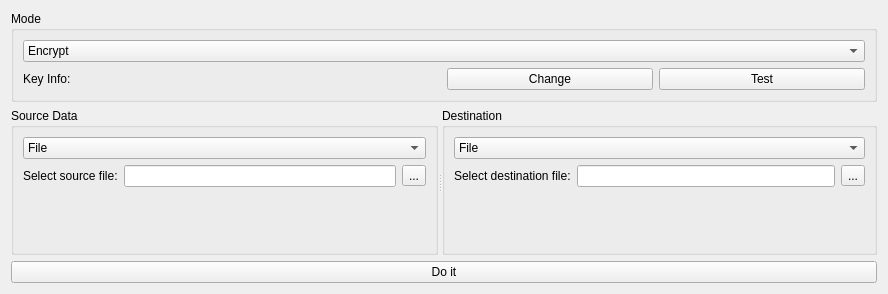
<?xml version="1.0" encoding="UTF-8"?>
<ui version="4.0">
 <class>CryptoTransforms</class>
 <widget class="QWidget" name="CryptoTransforms">
  <property name="geometry">
   <rect>
    <x>0</x>
    <y>0</y>
    <width>888</width>
    <height>270</height>
   </rect>
  </property>
  <property name="sizePolicy">
   <sizepolicy hsizetype="Preferred" vsizetype="Preferred">
    <horstretch>0</horstretch>
    <verstretch>1</verstretch>
   </sizepolicy>
  </property>
  <property name="windowTitle">
   <string>Cryptographic Transformations</string>
  </property>
  <property name="windowIcon">
   <iconset resource="../../presentation/grypto_ui.qrc">
    <normaloff>:/grypto/icons/main.png</normaloff>:/grypto/icons/main.png</iconset>
  </property>
  <layout class="QVBoxLayout" name="verticalLayout">
   <item>
    <widget class="QGroupBox" name="gb_mode">
     <property name="title">
      <string>Mode</string>
     </property>
     <layout class="QVBoxLayout" name="verticalLayout_7">
      <item>
       <widget class="QComboBox" name="cb_mode">
        <property name="whatsThis">
         <string>&lt;html&gt;&lt;head/&gt;&lt;body&gt;&lt;p&gt;&lt;span style=&quot; font-size:10pt;&quot;&gt;Changes the mode of cryptographic transformation. You can encrypt/decrypt data, compute a hash, or do a simple pass-through tranformation, which is useful for converting strings or files to base64, for example.&lt;/span&gt;&lt;/p&gt;&lt;/body&gt;&lt;/html&gt;</string>
        </property>
        <item>
         <property name="text">
          <string>Encrypt</string>
         </property>
        </item>
        <item>
         <property name="text">
          <string>Decrypt</string>
         </property>
        </item>
        <item>
         <property name="text">
          <string>Hash</string>
         </property>
        </item>
        <item>
         <property name="text">
          <string>Pass-Through</string>
         </property>
        </item>
       </widget>
      </item>
      <item>
       <widget class="QStackedWidget" name="sw_mode">
        <property name="currentIndex">
         <number>0</number>
        </property>
        <widget class="QWidget" name="page_passwordDetails">
         <layout class="QHBoxLayout" name="horizontalLayout_3">
          <property name="leftMargin">
           <number>0</number>
          </property>
          <property name="topMargin">
           <number>0</number>
          </property>
          <property name="rightMargin">
           <number>0</number>
          </property>
          <property name="bottomMargin">
           <number>0</number>
          </property>
          <item>
           <widget class="QLabel" name="label_3">
            <property name="text">
             <string>Key Info:</string>
            </property>
           </widget>
          </item>
          <item>
           <widget class="QLabel" name="lbl_keyStatus">
            <property name="whatsThis">
             <string>&lt;html&gt;&lt;head/&gt;&lt;body&gt;&lt;p&gt;&lt;span style=&quot; font-size:10pt;&quot;&gt;Shows the status of the user's credentials. You need to give it key information if you're going to encrypt or decrypt.&lt;/span&gt;&lt;/p&gt;&lt;/body&gt;&lt;/html&gt;</string>
            </property>
            <property name="text">
             <string/>
            </property>
           </widget>
          </item>
          <item>
           <widget class="QPushButton" name="btn_changePassword">
            <property name="toolTip">
             <string>Change the password used to encrypt or decrypt.</string>
            </property>
            <property name="whatsThis">
             <string>&lt;html&gt;&lt;head/&gt;&lt;body&gt;&lt;p&gt;&lt;span style=&quot; font-size:10pt;&quot;&gt;Change the credentials used to encrypt/decrypt&lt;/span&gt;&lt;/p&gt;&lt;/body&gt;&lt;/html&gt;</string>
            </property>
            <property name="text">
             <string>Change</string>
            </property>
           </widget>
          </item>
          <item>
           <widget class="QPushButton" name="btn_testPassword">
            <property name="toolTip">
             <string>Guess the password that is currently set.</string>
            </property>
            <property name="whatsThis">
             <string>&lt;html&gt;&lt;head/&gt;&lt;body&gt;&lt;p&gt;&lt;span style=&quot; font-size:10pt;&quot;&gt;Check what the current credentials are by inputting them again. This application doesn't store the password used to generate the encryption key, so it can't just show it to you.&lt;/span&gt;&lt;/p&gt;&lt;/body&gt;&lt;/html&gt;</string>
            </property>
            <property name="text">
             <string>Test</string>
            </property>
           </widget>
          </item>
         </layout>
        </widget>
        <widget class="QWidget" name="page_hashSelection">
         <layout class="QFormLayout" name="formLayout_3">
          <property name="fieldGrowthPolicy">
           <enum>QFormLayout::AllNonFixedFieldsGrow</enum>
          </property>
          <property name="leftMargin">
           <number>0</number>
          </property>
          <property name="topMargin">
           <number>0</number>
          </property>
          <property name="rightMargin">
           <number>0</number>
          </property>
          <property name="bottomMargin">
           <number>0</number>
          </property>
          <item row="0" column="0">
           <widget class="QLabel" name="label_6">
            <property name="text">
             <string>Hash Type:</string>
            </property>
           </widget>
          </item>
          <item row="0" column="1">
           <widget class="QComboBox" name="cb_hashType">
            <property name="whatsThis">
             <string>&lt;html&gt;&lt;head/&gt;&lt;body&gt;&lt;p&gt;&lt;span style=&quot; font-size:10pt;&quot;&gt;Select the hash algorithm to use&lt;/span&gt;&lt;/p&gt;&lt;/body&gt;&lt;/html&gt;</string>
            </property>
           </widget>
          </item>
         </layout>
        </widget>
       </widget>
      </item>
     </layout>
    </widget>
   </item>
   <item>
    <widget class="QSplitter" name="splitter">
     <property name="sizePolicy">
      <sizepolicy hsizetype="Expanding" vsizetype="Preferred">
       <horstretch>0</horstretch>
       <verstretch>1</verstretch>
      </sizepolicy>
     </property>
     <property name="orientation">
      <enum>Qt::Horizontal</enum>
     </property>
     <widget class="QGroupBox" name="gb_source">
      <property name="sizePolicy">
       <sizepolicy hsizetype="Preferred" vsizetype="Preferred">
        <horstretch>0</horstretch>
        <verstretch>1</verstretch>
       </sizepolicy>
      </property>
      <property name="whatsThis">
       <string>&lt;html&gt;&lt;head/&gt;&lt;body&gt;&lt;p&gt;&lt;span style=&quot; font-size:10pt;&quot;&gt;The source data can be a file or a unicode string, in which case you must select the correct format (hex, base-64 or UTF-8/ASCII)&lt;/span&gt;&lt;/p&gt;&lt;/body&gt;&lt;/html&gt;</string>
      </property>
      <property name="title">
       <string>Source Data</string>
      </property>
      <layout class="QVBoxLayout" name="verticalLayout_2">
       <item>
        <widget class="QComboBox" name="cb_source">
         <property name="toolTip">
          <string>Source device</string>
         </property>
         <item>
          <property name="text">
           <string>File</string>
          </property>
         </item>
         <item>
          <property name="text">
           <string>String</string>
          </property>
         </item>
        </widget>
       </item>
       <item>
        <widget class="QStackedWidget" name="sw_source">
         <property name="currentIndex">
          <number>0</number>
         </property>
         <widget class="QWidget" name="page">
          <layout class="QGridLayout" name="gridLayout_2">
           <property name="leftMargin">
            <number>0</number>
           </property>
           <property name="topMargin">
            <number>0</number>
           </property>
           <property name="rightMargin">
            <number>0</number>
           </property>
           <property name="bottomMargin">
            <number>0</number>
           </property>
           <item row="0" column="1">
            <widget class="QLineEdit" name="le_src"/>
           </item>
           <item row="0" column="2">
            <widget class="QToolButton" name="toolButton_2">
             <property name="text">
              <string>...</string>
             </property>
            </widget>
           </item>
           <item row="0" column="0">
            <widget class="QLabel" name="label_2">
             <property name="sizePolicy">
              <sizepolicy hsizetype="Preferred" vsizetype="Fixed">
               <horstretch>0</horstretch>
               <verstretch>0</verstretch>
              </sizepolicy>
             </property>
             <property name="text">
              <string>Select source file:</string>
             </property>
            </widget>
           </item>
           <item row="1" column="0" colspan="3">
            <spacer name="verticalSpacer_2">
             <property name="orientation">
              <enum>Qt::Vertical</enum>
             </property>
             <property name="sizeHint" stdset="0">
              <size>
               <width>20</width>
               <height>40</height>
              </size>
             </property>
            </spacer>
           </item>
          </layout>
         </widget>
         <widget class="QWidget" name="page_2">
          <layout class="QFormLayout" name="formLayout_2">
           <property name="leftMargin">
            <number>0</number>
           </property>
           <property name="topMargin">
            <number>0</number>
           </property>
           <property name="rightMargin">
            <number>0</number>
           </property>
           <property name="bottomMargin">
            <number>0</number>
           </property>
           <item row="1" column="0" colspan="2">
            <widget class="QPlainTextEdit" name="te_src">
             <property name="sizePolicy">
              <sizepolicy hsizetype="Expanding" vsizetype="Expanding">
               <horstretch>0</horstretch>
               <verstretch>1</verstretch>
              </sizepolicy>
             </property>
             <property name="minimumSize">
              <size>
               <width>0</width>
               <height>50</height>
              </size>
             </property>
             <property name="toolTip">
              <string>Input text</string>
             </property>
            </widget>
           </item>
           <item row="0" column="0">
            <widget class="QLabel" name="label_5">
             <property name="text">
              <string>Select Encoding:</string>
             </property>
            </widget>
           </item>
           <item row="0" column="1">
            <widget class="QComboBox" name="cb_sourceEncoding">
             <property name="toolTip">
              <string>&lt;html&gt;&lt;head/&gt;&lt;body&gt;&lt;p&gt;The encoding determines how the input text will be interpreted.&lt;/p&gt;&lt;p&gt;UTF-8/ASCII - Regular text like what you see here.&lt;/p&gt;&lt;p&gt;Hex - Each nibble (4 bytes) must be represented by the ASCII characters 0-9 and a-f (case insensitive).&lt;/p&gt;&lt;p&gt;Base 64 - The input is in base 64 notation.&lt;/p&gt;&lt;/body&gt;&lt;/html&gt;</string>
             </property>
             <property name="currentIndex">
              <number>2</number>
             </property>
             <item>
              <property name="text">
               <string>Hex</string>
              </property>
             </item>
             <item>
              <property name="text">
               <string>Base 64</string>
              </property>
             </item>
             <item>
              <property name="text">
               <string>UTF-8 / ASCII</string>
              </property>
             </item>
            </widget>
           </item>
          </layout>
         </widget>
        </widget>
       </item>
      </layout>
     </widget>
     <widget class="QGroupBox" name="gb_dest">
      <property name="sizePolicy">
       <sizepolicy hsizetype="Preferred" vsizetype="Preferred">
        <horstretch>0</horstretch>
        <verstretch>1</verstretch>
       </sizepolicy>
      </property>
      <property name="whatsThis">
       <string>&lt;html&gt;&lt;head/&gt;&lt;body&gt;&lt;p&gt;&lt;span style=&quot; font-size:10pt;&quot;&gt;The destination is where the transformed data will be put. It can be a file or a string, in which case you can adjust the format to hex, base-64 or UTF-8/ASCII.&lt;/span&gt;&lt;/p&gt;&lt;/body&gt;&lt;/html&gt;</string>
      </property>
      <property name="title">
       <string>Destination</string>
      </property>
      <layout class="QVBoxLayout" name="verticalLayout_3">
       <item>
        <widget class="QComboBox" name="cb_dest">
         <property name="toolTip">
          <string>Destination device</string>
         </property>
         <item>
          <property name="text">
           <string>File</string>
          </property>
         </item>
         <item>
          <property name="text">
           <string>String</string>
          </property>
         </item>
        </widget>
       </item>
       <item>
        <widget class="QStackedWidget" name="sw_dest">
         <property name="currentIndex">
          <number>0</number>
         </property>
         <widget class="QWidget" name="page_3">
          <layout class="QGridLayout" name="gridLayout">
           <property name="leftMargin">
            <number>0</number>
           </property>
           <property name="topMargin">
            <number>0</number>
           </property>
           <property name="rightMargin">
            <number>0</number>
           </property>
           <property name="bottomMargin">
            <number>0</number>
           </property>
           <item row="0" column="0">
            <widget class="QLabel" name="label">
             <property name="sizePolicy">
              <sizepolicy hsizetype="Preferred" vsizetype="Fixed">
               <horstretch>0</horstretch>
               <verstretch>0</verstretch>
              </sizepolicy>
             </property>
             <property name="text">
              <string>Select destination file:</string>
             </property>
            </widget>
           </item>
           <item row="0" column="1">
            <widget class="QLineEdit" name="le_dest"/>
           </item>
           <item row="0" column="2">
            <widget class="QToolButton" name="toolButton">
             <property name="text">
              <string>...</string>
             </property>
            </widget>
           </item>
           <item row="1" column="0" colspan="3">
            <spacer name="verticalSpacer">
             <property name="orientation">
              <enum>Qt::Vertical</enum>
             </property>
             <property name="sizeHint" stdset="0">
              <size>
               <width>20</width>
               <height>40</height>
              </size>
             </property>
            </spacer>
           </item>
          </layout>
         </widget>
         <widget class="QWidget" name="page_4">
          <layout class="QFormLayout" name="formLayout">
           <property name="leftMargin">
            <number>0</number>
           </property>
           <property name="topMargin">
            <number>0</number>
           </property>
           <property name="rightMargin">
            <number>0</number>
           </property>
           <property name="bottomMargin">
            <number>0</number>
           </property>
           <item row="1" column="0" colspan="2">
            <widget class="QTextBrowser" name="te_dest">
             <property name="sizePolicy">
              <sizepolicy hsizetype="Expanding" vsizetype="MinimumExpanding">
               <horstretch>0</horstretch>
               <verstretch>1</verstretch>
              </sizepolicy>
             </property>
             <property name="minimumSize">
              <size>
               <width>0</width>
               <height>50</height>
              </size>
             </property>
             <property name="toolTip">
              <string>Output data</string>
             </property>
             <property name="textInteractionFlags">
              <set>Qt::TextSelectableByKeyboard|Qt::TextSelectableByMouse</set>
             </property>
            </widget>
           </item>
           <item row="0" column="1">
            <widget class="QComboBox" name="cb_destEncoding">
             <property name="toolTip">
              <string>&lt;html&gt;&lt;head/&gt;&lt;body&gt;&lt;p&gt;The encoding determines how the transformed data will be shown.&lt;/p&gt;&lt;p&gt;Hex - Each nibble (4 bytes) will be printed with the ASCII characters 0-9 and a-f.&lt;/p&gt;&lt;p&gt;Base 64 - Converts the binary data to base 64 representation.&lt;/p&gt;&lt;/body&gt;&lt;/html&gt;</string>
             </property>
             <item>
              <property name="text">
               <string>Hex</string>
              </property>
             </item>
             <item>
              <property name="text">
               <string>Base 64</string>
              </property>
             </item>
             <item>
              <property name="text">
               <string>UTF-8 / ASCII</string>
              </property>
             </item>
            </widget>
           </item>
           <item row="0" column="0">
            <widget class="QLabel" name="label_4">
             <property name="text">
              <string>Select Encoding:</string>
             </property>
            </widget>
           </item>
          </layout>
         </widget>
        </widget>
       </item>
      </layout>
     </widget>
    </widget>
   </item>
   <item>
    <widget class="QPushButton" name="pushButton">
     <property name="toolTip">
      <string>Start operation</string>
     </property>
     <property name="whatsThis">
      <string>&lt;html&gt;&lt;head/&gt;&lt;body&gt;&lt;p&gt;&lt;span style=&quot; font-size:10pt;&quot;&gt;Triggers the cryptographic transformation from the source to the dest. Depending on the operation it may be cancellable.&lt;/span&gt;&lt;/p&gt;&lt;/body&gt;&lt;/html&gt;</string>
     </property>
     <property name="text">
      <string>Do it</string>
     </property>
    </widget>
   </item>
  </layout>
 </widget>
 <resources>
  <include location="../../presentation/grypto_ui.qrc"/>
 </resources>
 <connections>
  <connection>
   <sender>cb_source</sender>
   <signal>currentIndexChanged(int)</signal>
   <receiver>sw_source</receiver>
   <slot>setCurrentIndex(int)</slot>
   <hints>
    <hint type="sourcelabel">
     <x>90</x>
     <y>169</y>
    </hint>
    <hint type="destinationlabel">
     <x>81</x>
     <y>210</y>
    </hint>
   </hints>
  </connection>
  <connection>
   <sender>cb_dest</sender>
   <signal>currentIndexChanged(int)</signal>
   <receiver>sw_dest</receiver>
   <slot>setCurrentIndex(int)</slot>
   <hints>
    <hint type="sourcelabel">
     <x>174</x>
     <y>384</y>
    </hint>
    <hint type="destinationlabel">
     <x>180</x>
     <y>404</y>
    </hint>
   </hints>
  </connection>
  <connection>
   <sender>pushButton</sender>
   <signal>clicked()</signal>
   <receiver>CryptoTransforms</receiver>
   <slot>_do_it()</slot>
   <hints>
    <hint type="sourcelabel">
     <x>280</x>
     <y>576</y>
    </hint>
    <hint type="destinationlabel">
     <x>319</x>
     <y>270</y>
    </hint>
   </hints>
  </connection>
  <connection>
   <sender>toolButton_2</sender>
   <signal>clicked()</signal>
   <receiver>CryptoTransforms</receiver>
   <slot>_select_file_src()</slot>
   <hints>
    <hint type="sourcelabel">
     <x>532</x>
     <y>234</y>
    </hint>
    <hint type="destinationlabel">
     <x>447</x>
     <y>133</y>
    </hint>
   </hints>
  </connection>
  <connection>
   <sender>toolButton</sender>
   <signal>clicked()</signal>
   <receiver>CryptoTransforms</receiver>
   <slot>_select_file_dest()</slot>
   <hints>
    <hint type="sourcelabel">
     <x>539</x>
     <y>441</y>
    </hint>
    <hint type="destinationlabel">
     <x>447</x>
     <y>313</y>
    </hint>
   </hints>
  </connection>
  <connection>
   <sender>btn_changePassword</sender>
   <signal>clicked()</signal>
   <receiver>CryptoTransforms</receiver>
   <slot>_change_password()</slot>
   <hints>
    <hint type="sourcelabel">
     <x>281</x>
     <y>101</y>
    </hint>
    <hint type="destinationlabel">
     <x>253</x>
     <y>366</y>
    </hint>
   </hints>
  </connection>
  <connection>
   <sender>btn_testPassword</sender>
   <signal>clicked()</signal>
   <receiver>CryptoTransforms</receiver>
   <slot>_test_password()</slot>
   <hints>
    <hint type="sourcelabel">
     <x>424</x>
     <y>96</y>
    </hint>
    <hint type="destinationlabel">
     <x>401</x>
     <y>363</y>
    </hint>
   </hints>
  </connection>
  <connection>
   <sender>cb_mode</sender>
   <signal>currentIndexChanged(int)</signal>
   <receiver>CryptoTransforms</receiver>
   <slot>_mode_changed(int)</slot>
   <hints>
    <hint type="sourcelabel">
     <x>141</x>
     <y>51</y>
    </hint>
    <hint type="destinationlabel">
     <x>177</x>
     <y>4</y>
    </hint>
   </hints>
  </connection>
 </connections>
 <slots>
  <slot>_do_it()</slot>
  <slot>_select_file_src()</slot>
  <slot>_select_file_dest()</slot>
  <slot>_change_password()</slot>
  <slot>_test_password()</slot>
  <slot>_mode_changed(int)</slot>
 </slots>
</ui>
